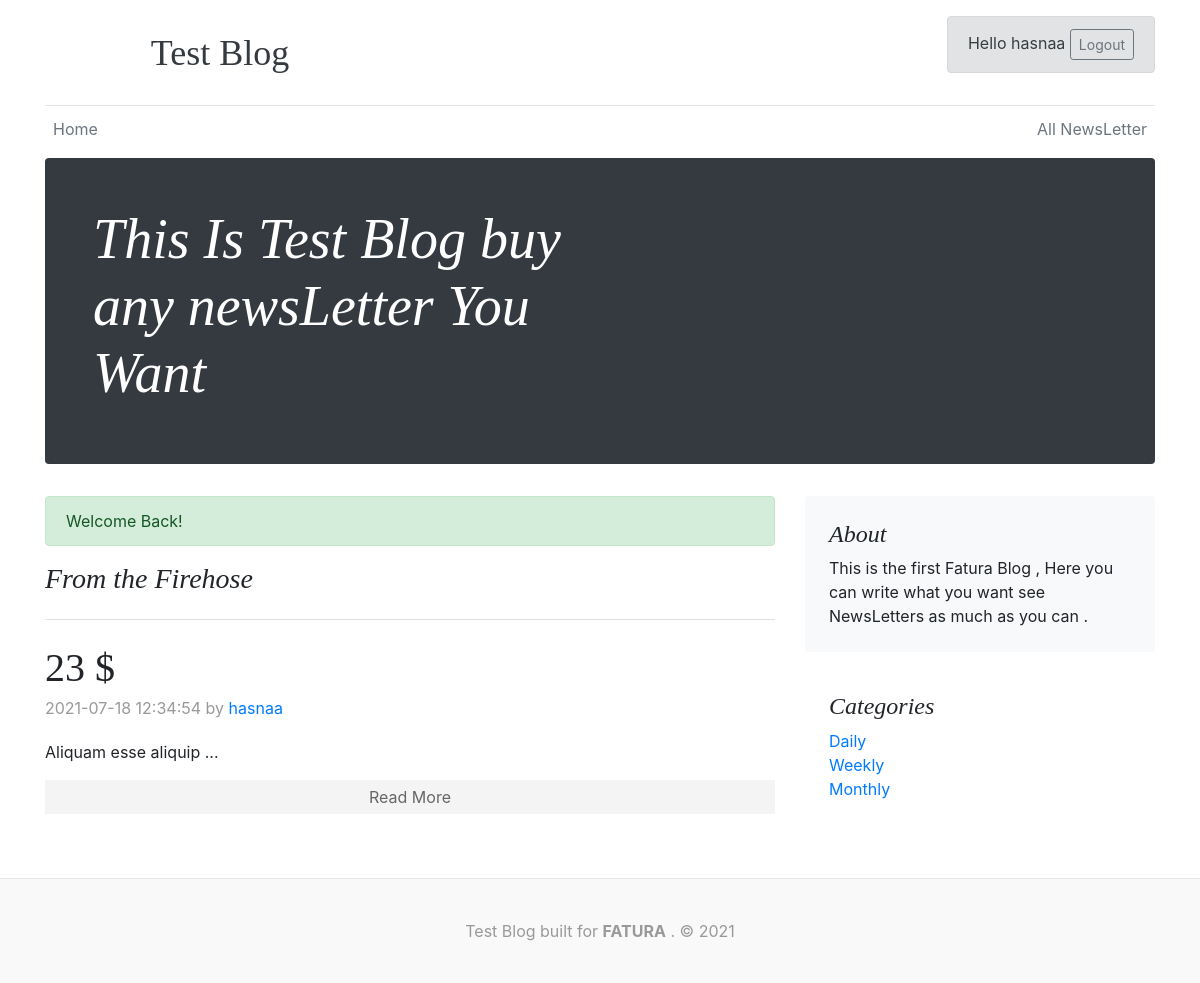
Page /index.php (signed in) on the committed database.
### tables this page shows
CREATE TABLE `posts` (
  `id` int(11) NOT NULL,
  `category_id` int(11) NOT NULL,
  `title` varchar(255) NOT NULL,
  `body` text NOT NULL,
  `user_id` varchar(255) NOT NULL,
  `date` timestamp NOT NULL DEFAULT current_timestamp()
);

CREATE TABLE `users` (
  `id` int(11) NOT NULL,
  `username` varchar(255) NOT NULL,
  `email` text NOT NULL,
  `password` varchar(255) NOT NULL,
  `role` varchar(255) NOT NULL,
  `d` int(11) NOT NULL DEFAULT 0,
  `w` int(11) NOT NULL DEFAULT 0,
  `m` int(11) NOT NULL DEFAULT 0,
  `credit` int(11) NOT NULL DEFAULT 0,
  `cash` int(11) NOT NULL DEFAULT 0,
  `credit_name` text NOT NULL,
  `address` text NOT NULL
);

CREATE TABLE `category` (
  `id` int(11) NOT NULL,
  `name` varchar(255) NOT NULL,
  `price` int(11) NOT NULL DEFAULT 0
);

### library/connection.php (called while the page is built, shortened)
<?php
class Database
{
    public $host = DB_HOST;
    public $user = DB_USER;
    public $password = DB_PASS;
    public $db_name = DB_NAME;
    public $link;
    private function connect()
    {
        $this->link = new mysqli($this->host, $this->user, $this->password, $this->db_name);
    }
    public function select($query)
    {
        $result = $this->link->query($query) or die($this->link->error . __LINE__);
        if ($result->num_rows > 0) {
            return $result;
        } else {
            return false;
        }
    }
}

### helpers/format_helper.php (called while the page is built)
<?php
function shortenText($text, $chars = 450)
{
    $text = $text . " ";
    $text = substr($text, 0, $chars);
    $text = substr($text, 0, strrpos($text, ' '));
    $text = $text . "...";
    return $text;
}

### config/config.php (called while the page is built, shortened)
<?php
$about = "This is the first Fatura Blog , Here you can write what you want see NewsLetters as much as you can .";

### index.php (the view, shortened to what this page needs)
<?php
if (isset($_SESSION['email'])) :
  require('include/header.php');
  $email = $_SESSION['email'];
  $query = "SELECT * FROM users WHERE email='$email'";
  $user = $db->select($query)->fetch_assoc();
  $query = "SELECT * FROM category";
  $categories = $db->select($query);
  if ($user['d'] == 1) {
    $query = "SELECT * FROM posts WHERE category_id= 8";
    $posts = $db->select($query);
    if ($posts) :
      while ($row = $posts->fetch_assoc()) :
        $query = "SELECT * FROM users WHERE id=" . $row['user_id'];
        $user = $db->select($query)->fetch_assoc();
?>
        <div class="blog-post">
          <h2 class="blog-post-title"><?php echo $row['title']; ?></h2>
          <p class="blog-post-meta"><?php echo $row['date']; ?> by <a href="#"><?php echo $user['username']; ?></a></p>
          <p><?php echo shortenText($row['body']); ?></p>
          <a href="post.php?id=<?php echo urlencode($row['id']); ?>" class="readmore">Read More</a>
        </div>
      <?php
      endwhile;
    else : ?>
      <p>There are no NewsLetters yet</p>
      <?php endif;
  } else if ($user['w'] == 1) {
    $query = "SELECT * FROM posts WHERE category_id= 9";
    $posts = $db->select($query);
    if ($posts) :
      while ($row = $posts->fetch_assoc()) :
        $query = "SELECT * FROM users WHERE id=" . $row['user_id'];
        $user = $db->select($query)->fetch_assoc();
      ?>
        <div class="blog-post">
          <h2 class="blog-post-title"><?php echo $row['title']; ?></h2>
          <p class="blog-post-meta"><?php echo $row['date']; ?> by <a href="#"><?php echo $user['username']; ?></a></p>
          <p><?php echo shortenText($row['body']); ?></p>
          <a href="post.php?id=<?php echo urlencode($row['id']); ?>" class="readmore">Read More</a>
        </div>
      <?php
      endwhile;
    else : ?>
      <p>There are no NewsLetters yet</p>
      <?php endif;
  } else if ($user['m'] == 1) {
    $query = "SELECT * FROM posts WHERE category_id= 10";
    $posts = $db->select($query);
    if ($posts) :
      while ($row = $posts->fetch_assoc()) :
        $query = "SELECT * FROM users WHERE id=" . $row['user_id'];
        $user = $db->select($query)->fetch_assoc();
      ?>
        <div class="blog-post">
          <h2 class="blog-post-title"><?php echo $row['title']; ?></h2>
          <p class="blog-post-meta"><?php echo $row['date']; ?> by <a href="#"><?php echo $user['username']; ?></a></p>
          <p><?php echo shortenText($row['body']); ?></p>
          <a href="post.php?id=<?php echo urlencode($row['id']); ?>" class="readmore">Read More</a>
        </div>
      <?php
      endwhile;
    else : ?>
      <p>There are no NewsLetters yet</p>
  <?php endif;
  }
  ?>
  <?php require('include/footer.php'); ?>
<?php else : ?>
  <div class="danger" style="background-color: darkred; color:aliceblue; width:200px; height:30px;"> <strong>You are not
      allowed</strong></div>
<?php endif ; ?>

### include/footer.php
</div>
<aside class="col-md-4 blog-sidebar">
    <div class="p-4 mb-3 bg-light rounded">
        <h4 class="font-italic">About</h4>
        <p class="mb-0"><?php echo $about; ?></p>
    </div>
    <div class="p-4">
        <h4 class="font-italic">Categories</h4>
        <?php if ($categories) : ?>
            <ol class="list-unstyled mb-0">
                <?php while ($row = $categories->fetch_assoc()) : ?>
                    <li><a href="posts.php?category=<?php echo $row['id']; ?>"><?php echo $row['name']; ?></a></li>
                <?php endwhile; ?>
            </ol>
        <?php else : ?>
            <p>There are no categories</p>
        <?php endif; ?>
    </div>
</aside>
</div>
</main>
<footer class="blog-footer">
    <p>Test Blog built for <strong>FATURA</strong> . &copy 2021</p>
</footer>
</body>
</html>

### css/blog.css (style rules this page uses)
body { background: #eee; }
h1, h2, h3, h4, h5, h6 { font-family: "Playfair Display", Georgia, "Times New Roman", serif; }
.blog-post { margin-bottom: 4rem; }
.blog-post-title { margin-bottom: .25rem; font-size: 2.5rem; }
.blog-post-meta { margin-bottom: 1.25rem; color: #999; }
.blog-footer { padding: 2.5rem 0; color: #999; text-align: center; background-color: #f9f9f9; border-top: .05rem solid #e5e5e5; }
.blog-footer p:last-child { margin-bottom: 0; }
.readmore { display: block; text-align: center; padding: 5px; background: #f4f4f4; margin-top: 10px; color: #666; }

### rows in the picture
posts: title "23 $", date "2021-07-18 12:34:54", users.username "hasnaa", body "Aliquam esse aliquip ..."
category: name "Daily"
category: name "Weekly"
category: name "Monthly"

### other values in the picture
$name "hasnaa"
$_SESSION['success'] "Welcome Back!"
$about "This is the first Fatura Blog , Here you can write what you want see NewsLetters as much as you can ."
